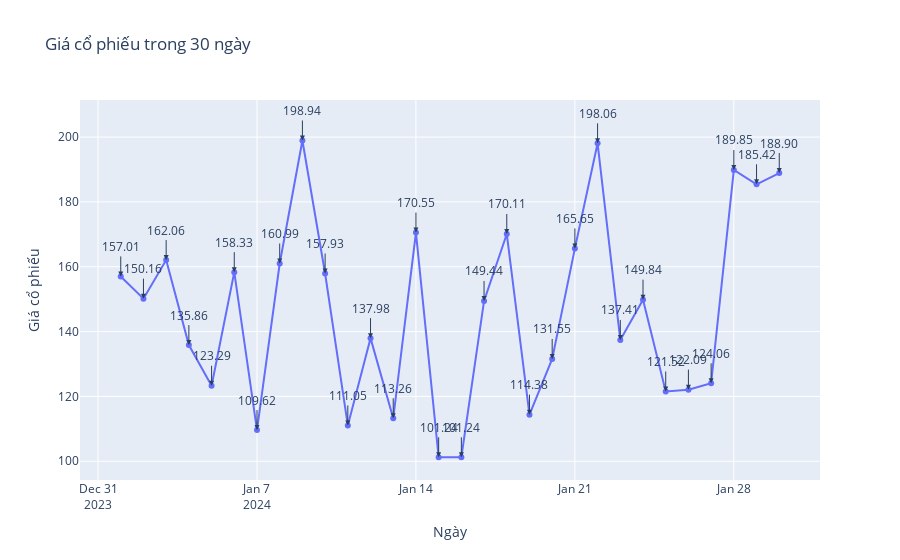

Source (notebook cell):
### Code cell
import plotly.graph_objs as go
import pandas as pd
import numpy as np

# Tạo dữ liệu mẫu
dates = pd.date_range(start='2024-01-01', periods=30)  # 30 ngày bắt đầu từ 1/1/2024
prices = np.random.uniform(low=100, high=200, size=len(dates))  # Giá ngẫu nhiên

# Tạo biểu đồ
fig = go.Figure()

# Thêm dữ liệu vào biểu đồ
fig.add_trace(go.Scatter(x=dates, y=prices, mode='lines+markers', name='Giá cổ phiếu'))

# Thêm nhãn cho từng điểm dữ liệu
for i in range(len(dates)):
    fig.add_annotation(
        x=dates[i],
        y=prices[i],
        text=f"{prices[i]:.2f}",  # Hiển thị giá với 2 chữ số thập phân
        showarrow=True,
        arrowhead=2,
        ax=0,
        ay=-30
    )

# Cấu hình biểu đồ
fig.update_layout(
    title="Giá cổ phiếu trong 30 ngày",
    xaxis_title="Ngày",
    yaxis_title="Giá cổ phiếu",
    # template="plotly_dark",
    hovermode="x unified",
)

# Hiển thị biểu đồ
fig.show()
# fig.write_html("index.html")

### Figure 1 — Plotly figure (JSON) as saved in the notebook; plotly's stock layout.template omitted (floating-point values rounded to 4 significant figures)
{"data": [{"mode": "lines+markers", "name": "Giá cổ phiếu", "type": "scatter", "x": ["2024-01-01T00:00:00", "2024-01-02T00:00:00", "2024-01-03T00:00:00", "2024-01-04T00:00:00", "2024-01-05T00:00:00", "2024-01-06T00:00:00", "2024-01-07T00:00:00", "2024-01-08T00:00:00", "2024-01-09T00:00:00", "2024-01-10T00:00:00", "2024-01-11T00:00:00", "2024-01-12T00:00:00", "2024-01-13T00:00:00", "2024-01-14T00:00:00", "2024-01-15T00:00:00", "2024-01-16T00:00:00", "2024-01-17T00:00:00", "2024-01-18T00:00:00", "2024-01-19T00:00:00", "2024-01-20T00:00:00", "2024-01-21T00:00:00", "2024-01-22T00:00:00", "2024-01-23T00:00:00", "2024-01-24T00:00:00", "2024-01-25T00:00:00", "2024-01-26T00:00:00", "2024-01-27T00:00:00", "2024-01-28T00:00:00", "2024-01-29T00:00:00", "2024-01-30T00:00:00"], "y": [157.0, 150.2, 162.1, 135.9, 123.3, 158.3, 109.6, 161.0, 198.9, 157.9, 111.1, 138.0, 113.3, 170.5, 101.2, 101.2, 149.4, 170.1, 114.4, 131.6, 165.6, 198.1, 137.4, 149.8, 121.5, 122.1, 124.1, 189.8, 185.4, 188.9]}], "layout": {"annotations": [{"arrowhead": 2, "ax": 0, "ay": -30, "showarrow": true, "text": "157.01", "x": "2024-01-01T00:00:00", "y": 157.0}, {"arrowhead": 2, "ax": 0, "ay": -30, "showarrow": true, "text": "150.16", "x": "2024-01-02T00:00:00", "y": 150.2}, {"arrowhead": 2, "ax": 0, "ay": -30, "showarrow": true, "text": "162.06", "x": "2024-01-03T00:00:00", "y": 162.1}, {"arrowhead": 2, "ax": 0, "ay": -30, "showarrow": true, "text": "135.86", "x": "2024-01-04T00:00:00", "y": 135.9}, {"arrowhead": 2, "ax": 0, "ay": -30, "showarrow": true, "text": "123.29", "x": "2024-01-05T00:00:00", "y": 123.3}, {"arrowhead": 2, "ax": 0, "ay": -30, "showarrow": true, "text": "158.33", "x": "2024-01-06T00:00:00", "y": 158.3}, {"arrowhead": 2, "ax": 0, "ay": -30, "showarrow": true, "text": "109.62", "x": "2024-01-07T00:00:00", "y": 109.6}, {"arrowhead": 2, "ax": 0, "ay": -30, "showarrow": true, "text": "160.99", "x": "2024-01-08T00:00:00", "y": 161.0}, {"arrowhead": 2, "ax": 0, "ay": -30, "showarrow": true, "text": "198.94", "x": "2024-01-09T00:00:00", "y": 198.9}, {"arrowhead": 2, "ax": 0, "ay": -30, "showarrow": true, "text": "157.93", "x": "2024-01-10T00:00:00", "y": 157.9}, {"arrowhead": 2, "ax": 0, "ay": -30, "showarrow": true, "text": "111.05", "x": "2024-01-11T00:00:00", "y": 111.1}, {"arrowhead": 2, "ax": 0, "ay": -30, "showarrow": true, "text": "137.98", "x": "2024-01-12T00:00:00", "y": 138.0}, {"arrowhead": 2, "ax": 0, "ay": -30, "showarrow": true, "text": "113.26", "x": "2024-01-13T00:00:00", "y": 113.3}, {"arrowhead": 2, "ax": 0, "ay": -30, "showarrow": true, "text": "170.55", "x": "2024-01-14T00:00:00", "y": 170.5}, {"arrowhead": 2, "ax": 0, "ay": -30, "showarrow": true, "text": "101.24", "x": "2024-01-15T00:00:00", "y": 101.2}, {"arrowhead": 2, "ax": 0, "ay": -30, "showarrow": true, "text": "101.24", "x": "2024-01-16T00:00:00", "y": 101.2}, {"arrowhead": 2, "ax": 0, "ay": -30, "showarrow": true, "text": "149.44", "x": "2024-01-17T00:00:00", "y": 149.4}, {"arrowhead": 2, "ax": 0, "ay": -30, "showarrow": true, "text": "170.11", "x": "2024-01-18T00:00:00", "y": 170.1}, {"arrowhead": 2, "ax": 0, "ay": -30, "showarrow": true, "text": "114.38", "x": "2024-01-19T00:00:00", "y": 114.4}, {"arrowhead": 2, "ax": 0, "ay": -30, "showarrow": true, "text": "131.55", "x": "2024-01-20T00:00:00", "y": 131.6}, {"arrowhead": 2, "ax": 0, "ay": -30, "showarrow": true, "text": "165.65", "x": "2024-01-21T00:00:00", "y": 165.6}, {"arrowhead": 2, "ax": 0, "ay": -30, "showarrow": true, "text": "198.06", "x": "2024-01-22T00:00:00", "y": 198.1}, {"arrowhead": 2, "ax": 0, "ay": -30, "showarrow": true, "text": "137.41", "x": "2024-01-23T00:00:00", "y": 137.4}, {"arrowhead": 2, "ax": 0, "ay": -30, "showarrow": true, "text": "149.84", "x": "2024-01-24T00:00:00", "y": 149.8}, {"arrowhead": 2, "ax": 0, "ay": -30, "showarrow": true, "text": "121.52", "x": "2024-01-25T00:00:00", "y": 121.5}, {"arrowhead": 2, "ax": 0, "ay": -30, "showarrow": true, "text": "122.09", "x": "2024-01-26T00:00:00", "y": 122.1}, {"arrowhead": 2, "ax": 0, "ay": -30, "showarrow": true, "text": "124.06", "x": "2024-01-27T00:00:00", "y": 124.1}, {"arrowhead": 2, "ax": 0, "ay": -30, "showarrow": true, "text": "189.85", "x": "2024-01-28T00:00:00", "y": 189.8}, {"arrowhead": 2, "ax": 0, "ay": -30, "showarrow": true, "text": "185.42", "x": "2024-01-29T00:00:00", "y": 185.4}, {"arrowhead": 2, "ax": 0, "ay": -30, "showarrow": true, "text": "188.90", "x": "2024-01-30T00:00:00", "y": 188.9}], "hovermode": "x unified", "title": {"text": "Giá cổ phiếu trong 30 ngày"}, "xaxis": {"title": {"text": "Ngày"}}, "yaxis": {"title": {"text": "Giá cổ phiếu"}}}}
